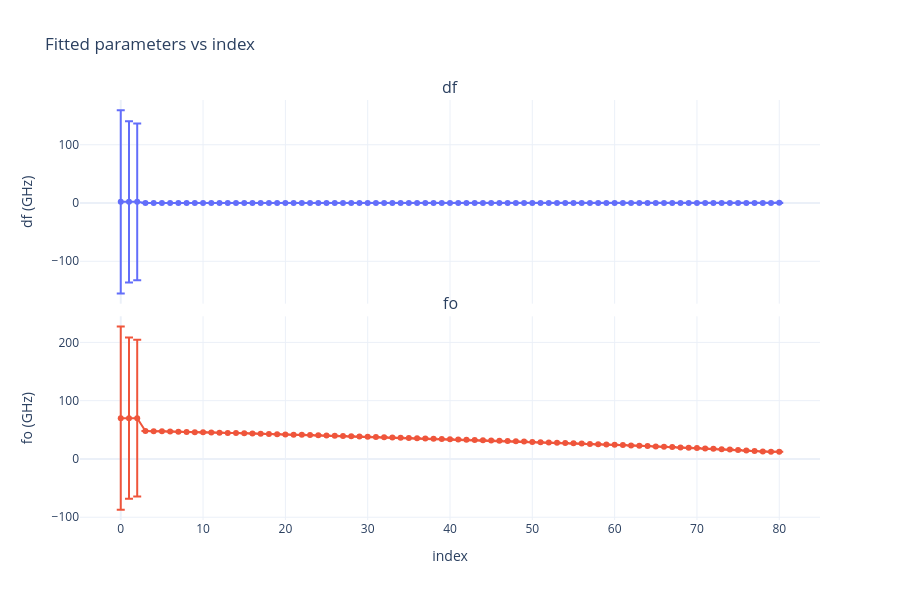

Here is the notebook cell this chart was saved with:
### Code cell
fits_storage.plot_fit_parameters_subplots(
    data_L_fits,
    x_axis="index",
    params=["df", "fo"],
    x_label= "index"#"μ₀H (T)"
)
